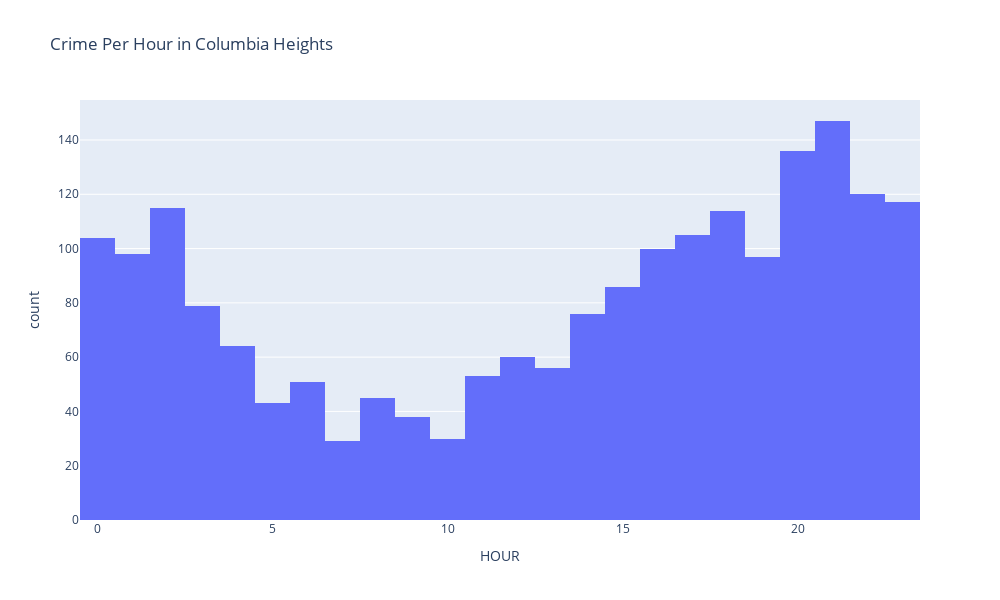

Write notebook code for a chart like this one.
### Code cell
columbia = pd.read_csv('columbia_heights_crimes.csv', sep=',')

columbia['time'] = pd.to_datetime(columbia['time'])
columbia['HOUR'] = columbia["time"].dt.hour

fig = px.histogram(
    columbia, 
    x='HOUR', 
    width=1000, 
    height=600,
    title="Crime Per Hour in Columbia Heights",
    category_orders={"Hour of Day": ["1", "2", "3", "4", "5", "6", "7", "8", "9", "10", "11", "12", "13", "14", "15", "16", "17", "18", "19", "20", "21", "22", "23", "24"]},
    histfunc="count"  
)
fig.show()

### Figure 1 — Plotly figure (JSON) as saved in the notebook; plotly's stock layout.template omitted (floating-point values rounded to 4 significant figures; data arrays with more than 128 entries replaced by an {"elided": "..."} marker saying what was removed)
{"data": [{"alignmentgroup": "True", "bingroup": "x", "histfunc": "count", "hovertemplate": "HOUR=%{x}<br>count=%{y}<extra></extra>", "legendgroup": "", "marker": {"color": "#636efa", "pattern": {"shape": ""}}, "name": "", "offsetgroup": "", "orientation": "v", "showlegend": false, "type": "histogram", "x": {"elided": "1963 int values"}, "xaxis": "x", "yaxis": "y"}], "layout": {"barmode": "relative", "height": 600, "legend": {"tracegroupgap": 0}, "title": {"text": "Crime Per Hour in Columbia Heights"}, "width": 1000, "xaxis": {"anchor": "y", "domain": [0, 1], "title": {"text": "HOUR"}}, "yaxis": {"anchor": "x", "domain": [0, 1], "title": {"text": "count"}}}}
